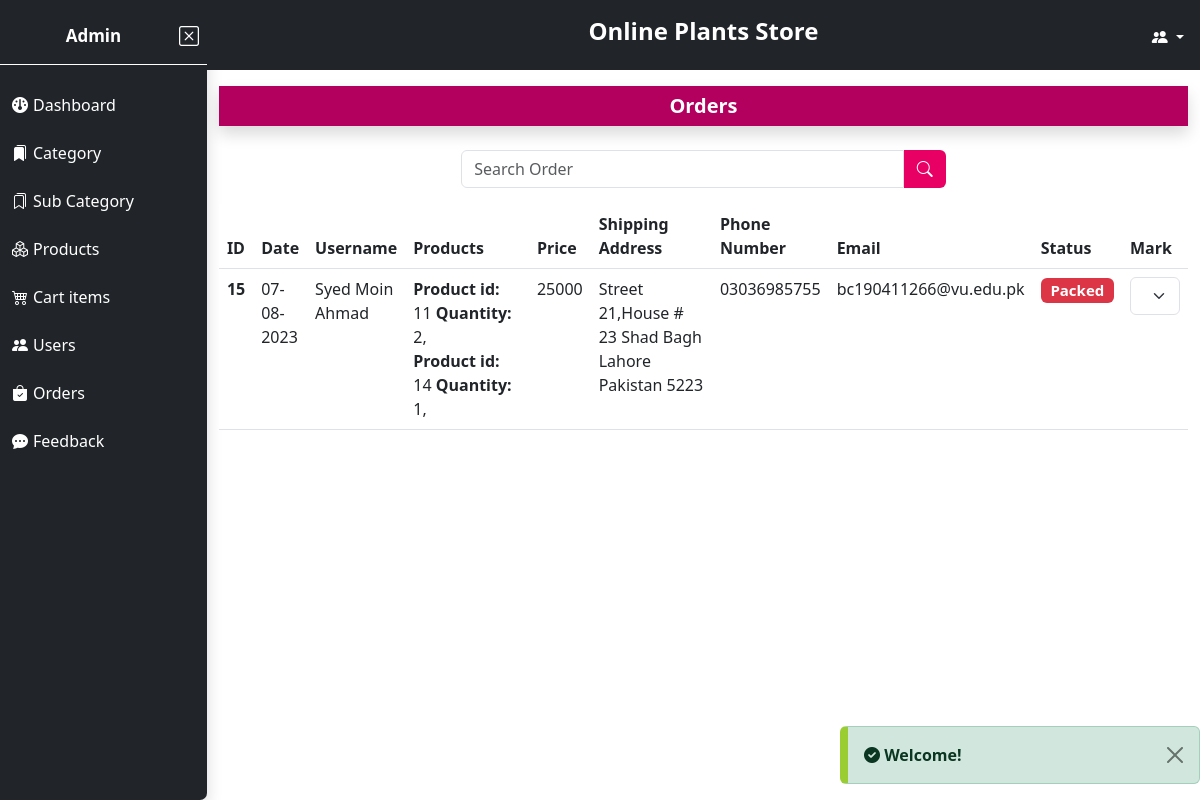
Screenshot of /Admin/orders.php (signed in) with the database file from the repository.
### tables this page shows
CREATE TABLE `users` (
  `user_id` int(11) NOT NULL,
  `user_name` varchar(255) NOT NULL,
  `user_email` varchar(255) NOT NULL,
  `user_number` varchar(255) NOT NULL,
  `user_add` text NOT NULL,
  `user_password` varchar(255) NOT NULL,
  `role_as` varchar(30) NOT NULL,
  `created_at` timestamp NOT NULL DEFAULT current_timestamp()
);

CREATE TABLE `setting` (
  `setting_id` int(11) NOT NULL,
  `web_logo` text DEFAULT NULL,
  `web_name` varchar(255) DEFAULT NULL,
  `car_1_img` text DEFAULT NULL,
  `car_1_heading` varchar(255) DEFAULT NULL,
  `car_1_text` varchar(300) DEFAULT NULL,
  `car_2_img` text DEFAULT NULL,
  `car_2_heading` varchar(255) DEFAULT NULL,
  `car_2_text` varchar(300) DEFAULT NULL,
  `car_3_img` text DEFAULT NULL,
  `car_3_heading` varchar(255) DEFAULT NULL,
  `car_3_text` varchar(300) DEFAULT NULL,
  `sEmail` varchar(255) DEFAULT NULL,
  `app_pass` varchar(255) DEFAULT NULL,
  `fb_link` text DEFAULT 'https://www.facebook.com/',
  `insta_link` text DEFAULT 'https://www.instagram.com/',
  `you_link` text DEFAULT 'https://www.Youtube.com/',
  `whatsapp` text DEFAULT 'https://web.whatsapp.com/'
);

CREATE TABLE `orders` (
  `order_id` int(11) NOT NULL,
  `user_id` int(11) NOT NULL,
  `u_number` varchar(12) NOT NULL,
  `shipping_address` varchar(500) NOT NULL,
  `city` varchar(255) NOT NULL,
  `country` varchar(255) NOT NULL,
  `zip_code` int(11) NOT NULL,
  `product_ids` varchar(255) NOT NULL,
  `total_products` varchar(1000) NOT NULL,
  `total_price` int(11) NOT NULL,
  `status` int(11) NOT NULL DEFAULT 0 COMMENT 'status = 0 (pending)\r\nstatus = 1 (Packed)\r\nstatus = 2 (Shipped)\r\nstatus = 3 (delivered)\r\nstatus = 4 (Cancel)',
  `order_date` timestamp NOT NULL DEFAULT current_timestamp()
);

### Admin/orders.php (the view, shortened to what this page needs)
<?php
include('./MainInclude/header.php');
include('../dbConnection.php');
?>
<div class="div-2 w-100 " style="overflow-y:auto;">
    <?php
    include('MainInclude/topHeader.php');
    ?>
    <div class="container-fluid">
        <h5 class="shadow mb-4 mt-3 d-flex align-items-center" style="width:100%;background-color:#B3005E;">
            <strong class="p-2 text-white text-center w-100">Orders</strong>
        </h5>
        <div class="d-flex justify-content-center">
            <form action="" method="post" class=" d-flex  col-md-6 ">
                <input type="text" name="search_order_input" id="search_order_input" class="form-control searchBar " placeholder="Search Order">
                <button class="btn searchBarBtn"><i class="bi bi-search"></i></button>
            </form>
        </div>
        <div class="continer-fluid mt-3" style="overflow-x:auto;">
            <table  class="table table-hover table-responsive" id="order_table">
                <thead>
                    <tr>
                        <th scope="col">ID</th>
                        <th scope="col">Date</th>
                        <th scope="col">Username</th>
                        <th scope="col">Products</th>
                        <th scope="col">Price</th>
                        <th scope="col">Shipping Address</th>
                        <th scope="col">Phone Number</th>
                        <th scope="col">Email</th>
                        <th scope="col">Status</th>
                        <th scope="col">Mark</th>
                    </tr>
                </thead>
                <tbody>
                    <?php
                        $query = "SELECT * FROM orders AS o
                        JOIN users AS u ON o.user_id = u.user_id";
                        $result = mysqli_query($conn,$query);
                        if(mysqli_num_rows($result) > 0){
                            while($rows = mysqli_fetch_assoc($result)){
                                if (isset($rows['status'])) {
                                    $status = $rows['status'];
                                    if ($status == 0) {
                                        $status = "Pending";
                                    } else if ($status == 1) {
                                        $status = "Packed";
                                    } else if ($status == 2) {
                                        $status = "Shipped";
                                    } else if ($status == 3) {
                                        $status = "Delivered";
                                    }
                                    else{
                                        $status = "Cancal";
                                    }
                                }
                    ?>
                    <tr class="">
                        <th scope="row" class="order_id"><?php if(isset($rows['order_id'])){ echo $rows['order_id'];} ?></th>
                        <td>
                            <?php
                                $timestamp =  $rows['order_date'];
                                $dateTime = new DateTime($timestamp);
                                $date = $dateTime->format('d-m-Y');
                                echo $date;
                            ?>
                        </td>
                        <td><?php if(isset($rows['user_name'])){ echo $rows['user_name'];} ?></td>
                        <td style="width: 270px;">
                            <?php
                                if($rows['product_ids']){
                                    $pairs = explode(',',$rows['product_ids']);
                                    $res = [];
                                    foreach($pairs as $pair){
                                        $start =  strpos($pair,'(');
                                        $prd_id = trim( substr($pair,0,$start));
                                        $end = strpos($pair,')');
                                        $quant = trim(substr($pair,$start + 1,$end - $start - 1));
                                        $res[] = [
                                            'prd_id' => $prd_id,
                                            'q' => $quant
                                        ];
                                    }
                                    foreach($res as $r){
                                        echo "<strong>Product id: </strong>".$r['prd_id']."<strong> Quantity: </strong>".$r['q'].",";
                                        echo "<BR>";
                                    }
                                }
                            ?>
                        </td>
                        <td><?php if(isset($rows['total_price'])){ echo $rows['total_price'];} ?></td>
                        <td style="width: 280px;"><?php  echo $rows['shipping_address']." ".$rows['city']." ".$rows['country']." ".$rows['zip_code']; ?></td>
                        <td><?php if(isset($rows['u_number'])){ echo $rows['u_number'];} ?></td>
                        <td><?php if(isset($rows['user_email'])){ echo $rows['user_email'];} ?></td>
                        <td><h5><div class="badge bg-danger"><?php echo $status;?></div></h5></td>
                        <td>
                            <select name="mark_orders" id="mark_orders" class="form-select mark_orders">
                                <option value="1" <?php echo $rows['status'] == 1? "selected":"" ?>>Packed</option>
                            </select>
                        </td>
                    </tr>
                    <?php
                        }
                            }
                    ?>
                </tbody>
            </table>
        </div>
    </div>
</div>
<?php
include('./MainInclude/footer.php');
?>

### Admin/MainInclude/header.php (shortened to what this page needs)
<?php
$directiryURI = $_SERVER['REQUEST_URI'];
$path = parse_url($directiryURI,PHP_URL_PATH);
$components = explode('/',$path);
$page = $components[3];
?>
<!doctype html>
<html lang="en">
<head>
  <link href="https://cdnjs.cloudflare.com/ajax/libs/font-awesome/6.0.0/css/all.min.css" rel="stylesheet" />
  <link rel="stylesheet" href="https://cdn.jsdelivr.net/npm/bootstrap-icons@1.10.2/font/bootstrap-icons.css">
  <link href="https://cdn.jsdelivr.net/npm/bootstrap@5.3.0-alpha1/dist/css/bootstrap.min.css" rel="stylesheet">
  <link rel="stylesheet" href="style.css">
</head>
<body>
  <div class="Main d-flex">
    <div class="div-1 Sidebar-menu bg-dark shadow" style="width: 250px;height:100vh;">
      <h6 class=" text-white p-2 pt-4 pb-3 d-flex justify-content-between align-items-center" style="border-bottom: 1px solid white;">
        <div class=" d-flex justify-content-center w-100">
          <strong class="sidebarHeading" style="font-size: 17px;">
            <?php
            include('../dbConnection.php');
            $admin_id = $_SESSION['admin_id'];
            $query = "SELECT user_name FROM users WHERE user_id = '$admin_id'";
            $runQ = mysqli_query($conn, $query);
            if (mysqli_num_rows($runQ) > 0) {
              $admin_detail = mysqli_fetch_assoc($runQ);
              echo $admin_detail['user_name'];
            }
            else {
              echo "Admin";
            }
            ?>
          </strong>
        </div>
        <i class="bi bi-x-square close-menu-btn fs-5" style="filter:brightness(0) invert(1);cursor:pointer;"></i>
      </h6>
      <nav class="sidebar">
        <ul class="p-1 me-1" id="myDiv">
          <li class="dropable transition text-white mt-2 nav-li <?php if($page == 'dashboard.php'){ echo "active";}?>" style="width: auto;">
            <a href="./dashboard.php" class="dropdown-icon nav-link text-white w-100 p-2">
              <i class="fa-sharp fa-solid fa-gauge dropdown-icon"></i>
              <span>Dashboard</span>
            </a>
          </li>
          <li class="dropable transition text-white mt-2 nav-li <?php if($page == 'categories.php'){ echo "active";}?>" style="width: auto;">
            <a href="./categories.php" class="dropdown-icon nav-link text-white w-100  p-2">
              <i class="bi bi-bookmarks-fill dropdown-icon"></i>
              <span>Category</span>
            </a>
          </li>
          <li class="dropable transition text-white mt-2 nav-li <?php if($page == 'sub_category.php'){ echo "active";}?>" style="width: auto;">
            <a href="./sub_category.php" class="dropdown-icon nav-link text-white w-100  p-2">
              <i class="bi bi-bookmarks dropdown-icon"></i>
              <span>Sub Category</span>
            </a>
          </li>
          <li class="dropable transition text-white mt-2 nav-li <?php if($page == 'products.php'){ echo "active";}?>" style="width: auto;">
            <a href="./products.php" class="dropdown-icon nav-link text-white w-100  p-2">
              <i class="bi bi-boxes dropdown-icon"></i>
              <span>Products</span>
            </a>
          </li>
          <li class="dropable transition text-white mt-2 nav-li <?php if($page == 'cart_items.php'){ echo "active";}?>" style="width: auto;">
            <a href="./cart_items.php" class="dropdown-icon nav-link text-white w-100  p-2">
              <i class="bi bi-cart4 dropdown-icon"></i>
              <span>Cart items</span>
            </a>
          </li>
          <li class="dropable transition text-white mt-2 nav-li <?php if($page == 'all_users.php'){ echo "active";}?>" style="width: auto;">
            <a href="./all_users.php" class="dropdown-icon nav-link text-white w-100  p-2">
              <i class="bi bi-people-fill dropdown-icon"></i>
              <span>Users</span>
            </a>
          </li>
          <li class="dropable transition text-white mt-2 nav-li <?php if($page == 'orders.php'){ echo "active";}?>" style="width: auto;">
            <a href="./orders.php" class="dropdown-icon nav-link text-white w-100  p-2">
              <i class="bi bi-bag-check-fill dropdown-icon"></i>
              <span>Orders</span>
            </a>
          </li>
          <li class="dropable transition text-white mt-2 nav-li <?php if($page == 'feedback.php'){ echo "active";}?>" style="width: auto;">
            <a href="./feedback.php" class="dropdown-icon nav-link text-white w-100  p-2">
              <i class="bi bi-chat-dots-fill dropdown-icon"></i>
              <span>Feedback</span>
            </a>
          </li>
        </ul>
      </nav>
    </div>

### Admin/MainInclude/topHeader.php (shortened to what this page needs)
<div class=" text-white bg-dark d-flex align-items-center" style="background-color:#00adff;height:70px">
    <header>
        <div class="item-2 ">
            <h4 class=" text-center topheaderHeading"><strong>
            <?php
              include('../dbConnection.php');
              $query = "SELECT web_name FROM setting";
              $runQuery = mysqli_query($conn,$query);
              if(mysqli_num_rows($runQuery) > 0){
                $web_detail = mysqli_fetch_assoc($runQuery);
                if(isset($web_detail['web_name']) && $web_detail['web_name'] != null){
                    echo $web_detail['web_name'];
                }
                else{
                    echo "Website Name";
                }
              }
              else{
                echo "Website Name";
              }
            ?>
            </strong></h4>
        </div>
        <div class="item-3 ">
            <div class=" dropdown d-flex align-items-center" style="cursor:pointer;">
                <div class="dropdown-toggle btn-sm me-3 mt-2" data-bs-toggle="dropdown" aria-expanded="false">
                    <i class="bi bi-people-fill "></i>
                </div>
            </div>
        </div>
    </header>
</div>

### Admin/style.css (style rules this page uses)
* { margin: 0px; padding: 0px; box-sizing: border-box; }
:root { --btn-hover-color:#E90064; }
header { width: 100%; display: grid; grid-template-columns: repeat(3, 1fr); grid-template-rows: 1fr; justify-items: center; }
.item-2 { grid-column-start: 2; }
.item-3 { grid-column-start: 3; justify-self: end; }
.Sidebar-menu { width: 250px; height: 100vh; border-bottom-right-radius: 7px; transition: all 0.3s ease-in; }
.div-2 { height: 100vh; overflow-y: auto; }
.nav-li { list-style-type: none; border-radius:8px; cursor: pointer; transition: all 0.4s ease-in; }
ul li a { text-decoration: none; }
.dropdown-icon { filter: brightness(0) invert(1); display: flex; align-items: center; margin-right: 5px; }
.searchBar { border-top-right-radius: 0px; border-bottom-right-radius: 0px; }
.searchBarBtn { border-top-left-radius: 0px; border-bottom-left-radius: 0px; background-color: #E90064; color: white; }
@media screen and (max-width:1210px) { .sidebarHeading { font-size: 14px; } }

### rows the page displays
users: user_name "Admin"
setting: web_name "Online Plants Store"
orders: order_id "15", order_date "07-08-2023", user.user_name "Syed Moin Ahmad", prd_id "11", q "2", prd_id "14", q "1", total_price "25000", shipping_address "Street 21,House # 23 Shad Bagh", city "Lahore", country "Pakistan", zip_code "5223", u_number "03036985755", user.user_email "bc190411266@vu.edu.pk", status "Packed", mark_orders "Packed"

### other values shown
$_SESSION['status_success'] "Welcome!"
